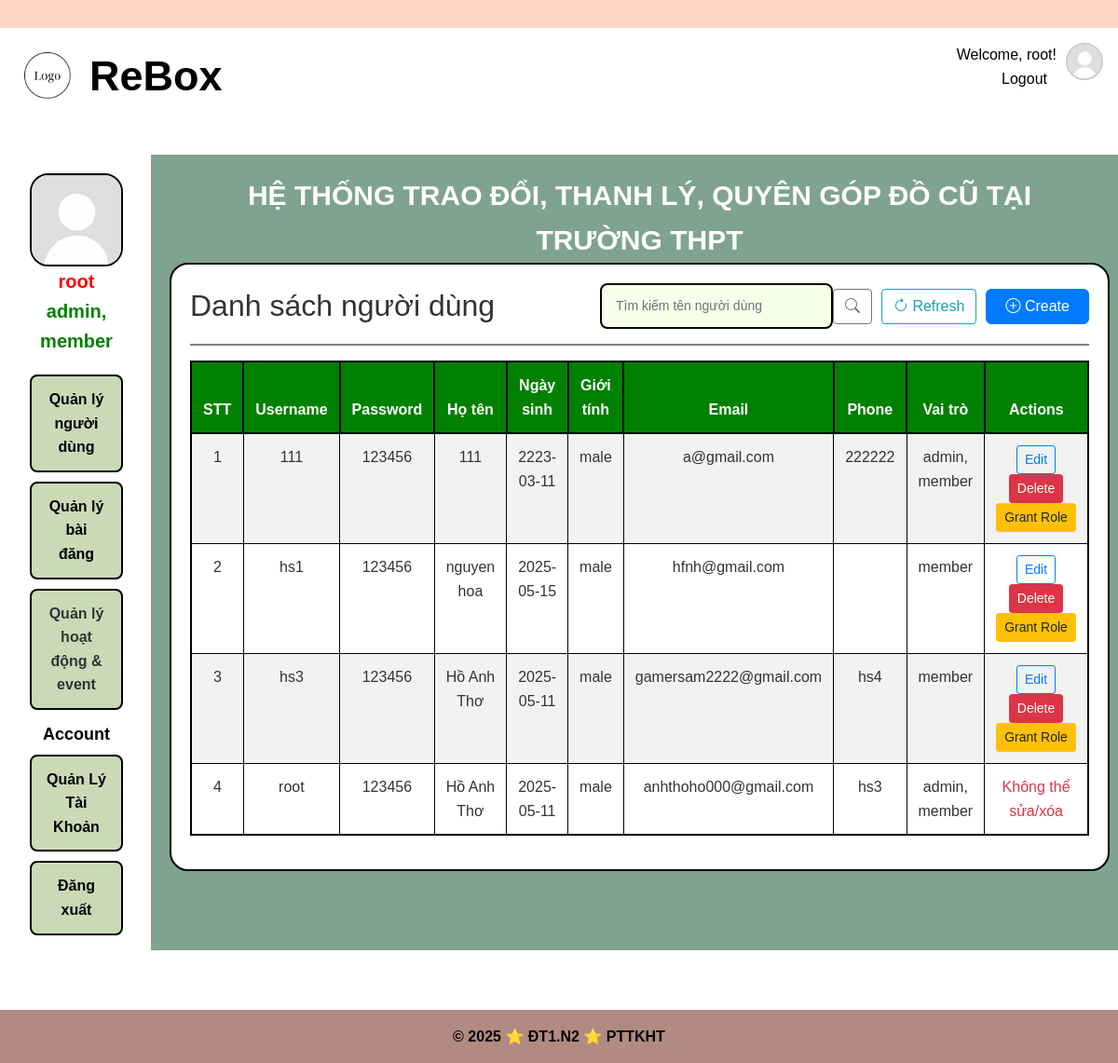
Page /admin/users (signed in) on the committed database.
### app/models/user.py (models this page shows, shortened)
class User(UserMixin, csdl.Model):
    id = csdl.Column(csdl.Integer, primary_key=True)
    username = csdl.Column(csdl.String(50), unique=True, nullable=False)
    password  = csdl.Column(csdl.String(128), nullable=False)
    avatar = csdl.Column(csdl.Text, nullable = True)
    fullname = csdl.Column(csdl.String(120), nullable=False)
    date_of_birth = csdl.Column(csdl.Date, nullable = True)
    gender = csdl.Column(csdl.String(10), nullable = True)
    address = csdl.Column(csdl.Text, nullable = True)
    email = csdl.Column(csdl.String(120), unique=True, nullable=False)
    phone = csdl.Column(csdl.String(20), nullable=True) #co the null
    facebook = csdl.Column(csdl.Text, nullable =True)
    roles = csdl.relationship('Role', secondary='user_role', backref=csdl.backref('users', lazy='dynamic'))
    created_date = csdl.Column(csdl.DateTime, default=datetime.utcnow)  # Thêm dòng này
    def get_username(self):
        return self.username
    def get_fullname(self):
        return self.fullname
    def get_gender(self):
        return self.gender
    def get_date_of_birth(self):
        return self.date_of_birth
    def get_email(self):
        return self.email
    def get_phone(self):
        return self.phone
    def get_password(self):
        return self.password
    def has_role(self, role_name):
        for role in self.roles:
            if role.name == role_name:
                return True
        return False
    def get_role(self):
        return ', '.join(role.name for role in self.roles)

### app/models/role.py (models this page shows)
class Role(csdl.Model):
    id = csdl.Column(csdl.Integer, primary_key=True)
    name = csdl.Column(csdl.String(50), unique=True, nullable=False)  # Tên vai trò: 'admin', 'user', ...

### app/userManagement/routes.py (the view)
@userManagement_blueprint.route('/admin/users')
def manage_user():
    if current_user.has_role('admin'):
        users = User.query.all()
        return render_template('userManagement/manage_user.html', users=users)
    else:
        flash('Username không phải là admin!', 'danger')
        return redirect(url_for('auth.adminLogin'))

### app/userManagement/templates/userManagement/manage_user.html (shortened to what this page needs)
{% extends 'manageMenu.html' %} {% block ManagementContent %}
<div class="manager-user-frame">
   {% if not (action == "Edit" and user)
  and not (action == "Create" and user) %}
  <div class="d-flex justify-content-between align-items-center mb-3">
    <link
      rel="stylesheet"
      href="https://cdn.jsdelivr.net/npm/bootstrap-icons@1.11.3/font/bootstrap-icons.min.css"
    />
    <h2 class="mb-0">Danh sách người dùng</h2>
    <form
      class="d-flex align-items-center"
      method="POST"
      action="{{ url_for('userManagement.search_user') }}"
    >
      <input
        type="text"
        class="form-control me-2"
        name="user_name"
        placeholder="Tìm kiếm tên người dùng"
        style="width: 250px"
        required
      />
      <button
        type="submit"
        class="btn btn-outline-secondary"
        style="margin-right: 10px"
        aria-label="Search"
      >
        <i class="bi bi-search"></i>
      </button>
      <a
        href="{{ url_for('userManagement.manage_user') }}"
        class="btn btn-outline-info"
        style="margin-right: 10px"
        aria-label="Refresh"
        title="Làm mới danh sách"
      >
        <i class="bi bi-arrow-clockwise"></i> Refresh
      </a>
      <a
        href="{{ url_for('userManagement.create_user') }}"
        class="btn btn-primary"
        style="padding: 6px 20px; font-weight: 500; border-radius: 6px"
      >
        <i class="bi bi-plus-circle"></i> Create
      </a>
    </form>
  </div>
  <hr
    style="
      border: none;
      height: 2px;
      background-color: gray;
      width: 100%;
      align-self: center;
    "
  />
  {% endif %}  {% if action
  == 'Search' %} {% if user %}
  <div class="table-responsive mb-4">
    <table class="table table-striped table-hover align-middle">
      <thead class="table-dark">
        <tr>
          <th scope="col">STT</th>
          <th scope="col">Username</th>
          <th scope="col">Password</th>
          <th scope="col">Họ tên</th>
          <th scope="col">Ngày sinh</th>
          <th scope="col">Giới tính</th>
          <th scope="col">Email</th>
          <th scope="col">Phone</th>
          <th scope="col">Vai trò</th>
          <th scope="col">Actions</th>
        </tr>
      </thead>
      <tbody>
        <tr>
          <td>1</td>
          <td>{{ user.get_username() }}</td>
          <td>{{ user.get_password() }}</td>
          <td>{{ user.get_fullname() }}</td>
          <td>{{ user.get_date_of_birth() }}</td>
          <td>{{ user.get_gender() }}</td>
          <td>{{ user.get_email() }}</td>
          <td>{{ user.get_phone() }}</td>
          <td>
            {{ user.get_role() if user and user.get_role() else 'Không có vai
            trò' }}
          </td>
          <td>
            {% if user.username == current_user.username %}
            <span class="text-danger" title="Không thể sửa hoặc xóa chính mình"
              >Không thể sửa/xóa chính mình</span
            >
            {% elif user.username == 'root' %}
            <span
              class="text-danger"
              title="Không thể sửa hoặc xóa tài khoản root"
              >Không thể sửa/xóa root</span
            >
            {% elif user.has_role('admin') and current_user.username != 'root'
            %}
            <span
              class="text-danger"
              title="Chỉ root mới được sửa hoặc xóa admin"
              >Chỉ root mới được sửa/xóa admin</span
            >
            {% else %}
            <a
              href="{{ url_for('userManagement.edit_user', user_id=user.id) }}"
              class="btn btn-sm btn-outline-primary me-1"
              >Edit</a
            >
            <a
              href="{{ url_for('userManagement.delete_user', user_id=user.id) }}"
              class="btn btn-sm btn-danger"
              onclick="return confirm('Bạn có chắc muốn xóa người dùng này?');"
              >Delete
            </a>
            {% if current_user.username == 'root' %}
            <a
              href="{{ url_for('userManagement.grant_roles', user_id=u.id) }}"
              class="btn btn-sm btn-warning ms-1"
              >Grant Role</a
            >
            {% endif %} {% endif %}
          </td>
        </tr>
      </tbody>
    </table>
  </div>
  {% else %}
  <div class="alert alert-warning">Không tìm thấy người dùng.</div>
  {% endif %} {% elif not (action == "Edit" and user) and not (action ==
  "Create" and user) %}
  <div class="table-responsive">
    <table class="table table-striped table-hover align-middle">
      <thead class="table-dark">
        <tr>
          <th scope="col">STT</th>
          <th scope="col">Username</th>
          <th scope="col">Password</th>
          <th scope="col">Họ tên</th>
          <th scope="col">Ngày sinh</th>
          <th scope="col">Giới tính</th>
          <th scope="col">Email</th>
          <th scope="col">Phone</th>
          <th scope="col">Vai trò</th>
          <th scope="col">Actions</th>
        </tr>
      </thead>
      <tbody>
        {% for u in users %}
        <tr>
          <td>{{ loop.index }}</td>
          <td>{{ u.get_username() }}</td>
          <td>{{ u.get_password() }}</td>
          <td>{{ u.get_fullname() }}</td>
          <td>{{ u.get_date_of_birth() }}</td>
          <td>{{ u.get_gender() }}</td>
          <td>{{ u.get_email() }}</td>
          <td>{{ u.get_phone() }}</td>
          <td>{{ u.get_role() if u.get_role() else 'Không có vai trò' }}</td>
          <td>
            {% if u.username == current_user.username %}
            <span class="text-danger" title="Không thể sửa hoặc xóa chính mình"
              >Không thể sửa/xóa</span
            >
            {% elif u.username == 'root' %}
            <span
              class="text-danger"
              title="Không thể sửa hoặc xóa tài khoản root"
              >Không thể sửa/xóa</span
            >
            {% elif u.has_role('admin') and current_user.username != 'root' %}
            <span
              class="text-danger"
              title="Chỉ root mới được sửa hoặc xóa admin"
              >Không thể sửa/xóa</span
            >
            {% else %}
            <a
              href="{{ url_for('userManagement.edit_user', user_id=u.id) }}"
              class="btn btn-sm btn-outline-primary me-1"
              >Edit</a
            >
            <a
              href="{{ url_for('userManagement.delete_user', user_id=u.id) }}"
              class="btn btn-sm btn-danger"
              onclick="return confirm('Bạn có chắc muốn xóa người dùng này?');"
              >Delete</a
            >
            {% if current_user.username == 'root' %}
            <a
              href="{{ url_for('userManagement.grant_roles', user_id=u.id) }}"
              class="btn btn-sm btn-warning ms-1"
              >Grant Role</a
            >
            {% endif %} {% endif %}
          </td>
        </tr>
        {% endfor %}
      </tbody>
    </table>
  </div>
  {% endif %}
</div>
{% endblock %}

### app/templates/manageMenu.html (shortened to what this page needs)
{% extends 'base.html' %}
{% block extra_css %}
<link
  rel="stylesheet"
  href="{{ url_for('static', filename='css/admin.css') }}"
/>
<link
  rel="stylesheet"
  href="{{ url_for('static', filename='css/color.css') }}"
/>
{% endblock %}
{% block content %}
<div class="manageMenu">
  <div class="manageMenu-sidebar">
    <aside class="manageMenu-aside">
      <div class="admin-info">
        <img
          src="{{ user.avatar or url_for('static', filename='image/avatar.png') }}"
          alt="Avatar"
          width="100px"
          style="
            display: block;
            margin: 0 auto;
            border: 2px solid black;
            border-radius: 20px;
          "
        />
        <div style="text-align: center; font-size: 20px; font-weight: bold">
          <div style="color: red">{{ user.username }}</div>
          <div style="color: green">
            {{ user.get_role() if user and user.get_role() else 'Không có vai
            trò' }}
          </div>
        </div>
      </div>
      <nav class="manageMenu-nav">
        <ul>
          {% if has_role(current_user,'admin') %}
          <li>
            <a href="{{ url_for('userManagement.manage_user') }}">
              Quản lý người dùng
            </a>
          </li>
          <li>
            <a href="{{ url_for('postManagement.manage_post') }}">
              Quản lý bài đăng
            </a>
          </li>
          <li>Quản lý hoạt động & event</li>
          {%endif%}
        </ul>
        <h1>Account</h1>
        <ul>
          <li>
            <a href="{{ url_for('accountManagement.view_profile') }}">
              Quản Lý Tài Khoản
            </a>
          </li>
          <li>
            <a href="{{ url_for('auth.logout') }}"> Đăng xuất </a>
          </li>
        </ul>
      </nav>
    </aside>
  </div>
  <div class="manageMenu-content">
    <p
      style="
        text-align: center;
        font-size: 30px;
        color: white;
        font-weight: bold;
        padding-left: 30px;
        padding-right: 30px;
      "
    >
      HỆ THỐNG TRAO ĐỔI, THANH LÝ, QUYÊN GÓP ĐỒ CŨ TẠI TRƯỜNG THPT
    </p>
    {% block ManagementContent %}{% endblock %}
  </div>
</div>
{% endblock %}

### app/templates/base.html (shortened to what this page needs)
<!DOCTYPE html>
<html lang="vi-VN">
  <head>
    <link
      rel="stylesheet"
      href="https://cdn.jsdelivr.net/npm/bootstrap@4.0.0/dist/css/bootstrap.min.css"
    />
    <link
      rel="stylesheet"
      href="{{ url_for('static', filename='css/base.css') }}"
    />
    {% block extra_css %}{% endblock %}
  </head>
  <body>
    <header>
      <div class="top-bar"></div>
      <div class="header-logo">
        <div class="logo-image">
          <a href="{{ url_for('home.homepage') }}">
            <img
              src="{{ url_for('static', filename='image/logo.png') }}"
              alt="logo"
              style="width: 50px"
            />
          </a>
        </div>
        <div class="name-web">
          <p>ReBox</p>
        </div>
        <div class="select-login">
          <nav class="nav-select-login">
            {% if current_user.is_authenticated %}
            <p>Welcome, {{ current_user.username }}!</p>
            <a href="{{ url_for('auth.logout') }}">Logout</a>
            {% else %}
            <a href="{{ url_for('auth.login') }}">Login</a> |
            <a href="{{ url_for('auth.register') }}">Register</a> |
            <a href="{{ url_for('auth.adminLogin') }}">Admin</a>
            {% endif %}
          </nav>
        </div>
        <div class="dropdown">
          <a  id="avatarDropdown" data-bs-toggle="dropdown" aria-expanded="false">
            <img src="{{ user.avatar or url_for('static', filename='image/avatar.png') }}" alt="avatar" class="rounded-circle" width="40" height="40" style="object-fit: cover; border: 2px solid #ccc; margin-left: 10px; cursor: pointer;">
          </a>
        </div>
      </div>
    </header>
    <main>{% block content %} {% endblock %}</main>
    <footer>
      <div class="footer-content">
        <p>&copy; 2025 ⭐ ĐT1.N2 ⭐ PTTKHT</p>
      </div>
    </footer>
  </body>
</html>

### rows in the picture
User: username "root", avatar (placeholder picture), get_username "root", get_password "123456", get_fullname "Hồ Anh Thơ", get_date_of_birth "2025-05-11", get_gender "male", get_email "anhthoho000@gmail.com", get_phone "hs3", name "admin, member", shows "Không thể sửa/xóa"
Role: name.name "admin, member"
User: get_username "111", get_password "123456", get_fullname "111", get_date_of_birth "2223-03-11", get_gender "male", get_email "a@gmail.com", get_phone "222222", name "admin, member"
User: get_username "hs1", get_password "123456", get_fullname "nguyen hoa", get_date_of_birth "2025-05-15", get_gender "male", get_email "hfnh@gmail.com", name "member"
User: get_username "hs3", get_password "123456", get_fullname "Hồ Anh Thơ", get_date_of_birth "2025-05-11", get_gender "male", get_email "gamersam2222@gmail.com", get_phone "hs4", name "member"
